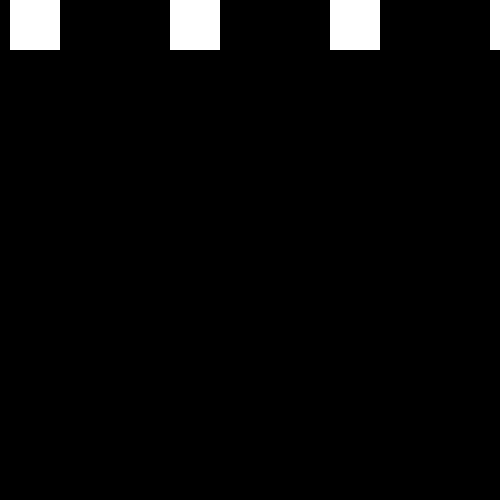
Frame 1 (no input)
Frame 60 (no input): identical to frame 1, image omitted
Frame 120 (the mouse pressed at the canvas centre since frame 60): identical to frame 1, image omitted

The p5.js sketch that drew this single still picture (run headless with seeded random() and noise() and a simulated clock; from frame 60 on, the mouse is pressed at the canvas centre):

// p5.js sketch
// ── sketch.js
function setup(){
    createCanvas(500, 500);
    background(225);
    fill('yellow')
    ellipse(width / 2, height / 2, 400);
    fill('black');
    strokeWeight(10);
    line(80, 150, 420, 150);
    line(150, 350, width-150, 350);
    rect(150, 150, 80,40);
    rect(width-(150+80), 150, 80,40);

    
}

function mousePressed(){
    console.log("The mouse is at this x : " + mouseX + ".");
    console.log("The mouse is at this y : " + mouseY + ".");
}
// ── spaceinvaders.html
<html>
    <head>
        <script src='p5.js'></script>
        <script src='spaceinvaders.js'></script>
    
    </head>
    <body>
    </body>
</html>
// ── spaceinvaders.js
    var x = 400; // player ship x coord
var y = 700; // player ship y coord
var xE = 0; //alien ships
var yE = 0; //alien ships
var w = 10; // bullet width
var h = 10; // bullet height
var width = 50; // alien ships
var height = 50; // alien ships

//setup
function setup(){
createCanvas(800, 800);
background('black');
}

//Bullet object
function Bullet(x,y,width,height){
    this.x = x + 40;
    this.y = y;
    this.width= w;
    this.height= h;
}

//Stores all bullets
var bulletChamber=[];

//alien ship object layout
function alienShips(xE){
    this.xE = xE;
    this.yE = yE;
    this.width = width;
    this.height = height;
};

//alien ship objects
var alienShip1 = new alienShips(xE + 10);
var alienShip2 = new alienShips(xE + 170);
var alienShip3 = new alienShips(xE + 330);
var alienShip4 = new alienShips(xE + 490);
var alienShip5 = new alienShips(xE +650);

// player
function draw(){
background("black");
noStroke();
var playerRect = rect(x,700,80,40);
var cannon = rect(x+35,y-20,20,20);

// alien
fill('white');
var alienArr = [alienShip1, alienShip2,alienShip3, alienShip4, alienShip5];
rect(alienShip1.xE,alienShip1.yE,alienShip1.width,alienShip1.height);
rect(alienShip2.xE,alienShip2.yE,alienShip2.width,alienShip2.height);
rect(alienShip3.xE,alienShip3.yE,alienShip3.width,alienShip3.height);
rect(alienShip4.xE,alienShip4.yE,alienShip4.width,alienShip4.height);
rect(alienShip5.xE,alienShip5.yE,alienShip5.width,alienShip5.height);

//player mechanics
for(i = 0; i < bulletChamber.length; i++){
  rect(bulletChamber[i].x, bulletChamber[i].y, w, h);
  bulletChamber[i].y = bulletChamber[i].y-10; 
}
 if (keyIsDown(LEFT_ARROW)) {
    x = x - 5;
  }
  if (keyIsDown(RIGHT_ARROW)) {
    x = x + 5;
  }
}


function keyPressed(){
  if (keyCode == CONTROL) {
    bulletChamber.push(new Bullet(x,y-10,w,h));
    
  }
}

 
 function enemyMove(){
     for(i=0;i<aliensArr.length;i++){        //myarray=enemy ships
         if(aliensArr[i].xE > 500 || aliensArr.xe <0){
         xE *=-1
         }
     }
}  

  
